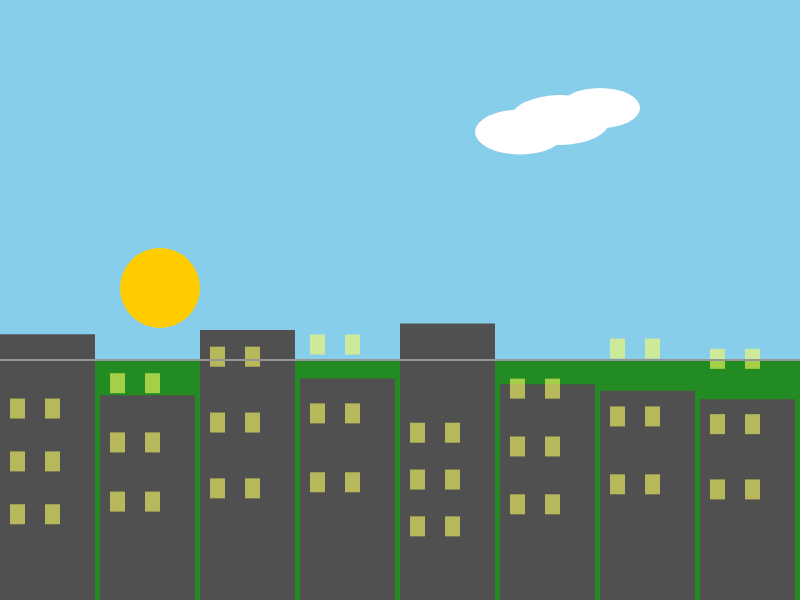
Frame 1 (no input)
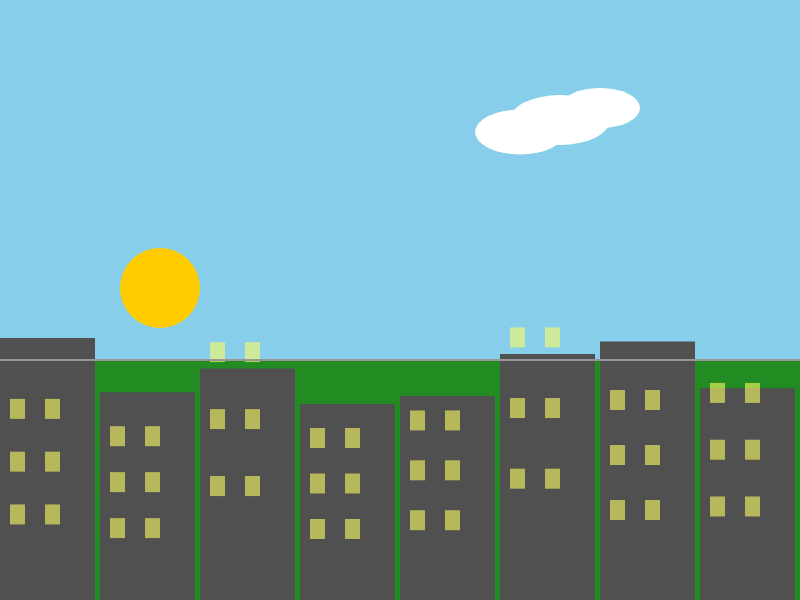
Frame 60 (no input)
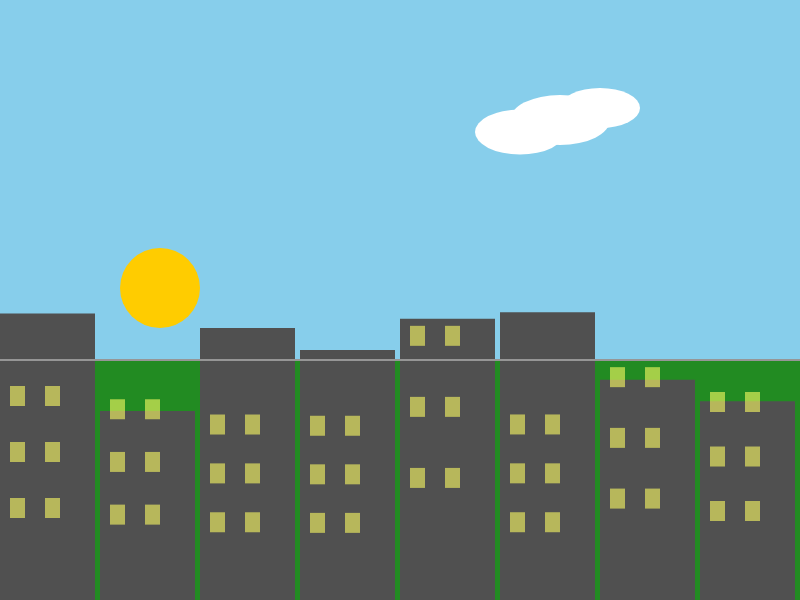
Frame 120 (the mouse pressed at the canvas centre since frame 60)

The p5.js sketch that drew these frames (run headless with seeded random() and noise() and a simulated clock; from frame 60 on, the mouse is pressed at the canvas centre):

// p5.js sketch
// ── sketch.js
let screenWidth = 800; // Largura da tela
let screenHeight = 600; // Altura da tela
let horizon = screenHeight * 0.6; // Linha do horizonte (60% da altura da tela)

function setup() {
  createCanvas(screenWidth, screenHeight);
  // Não desenhamos o background aqui para poder dividi-lo
}

function draw() {
  // --- Desenha o Campo ---
  // Céu do campo (ou parte superior da paisagem rural)
  background(135, 206, 235); // Azul claro para o céu

  // Grama
  fill(34, 139, 34); // Verde floresta
  noStroke();
  rect(0, horizon, screenWidth, screenHeight - horizon); // Retângulo da grama

  // Sol no campo
  fill(255, 204, 0); // Amarelo
  ellipse(screenWidth * 0.2, horizon * 0.8, 80, 80); // Círculo para o sol

  // --- Desenha a Cidade ---
  // Área da cidade (parte superior da tela)
  // Prédios (silhuetas cinzas)
  fill(80, 80, 80); // Cinza escuro para os prédios
  let numBuildings = 8;
  let buildingWidth = screenWidth / numBuildings;

  for (let i = 0; i < numBuildings; i++) {
    let buildingHeight = random(screenHeight * 0.3, screenHeight * 0.5); // Altura aleatória dos prédios
    rect(i * buildingWidth, screenHeight - buildingHeight, buildingWidth - 5, buildingHeight); // Retângulo do prédio
  }

  // Janelas (opcional, para dar mais detalhe aos prédios)
  fill(255, 255, 100, 150); // Amarelo claro e semi-transparente
  for (let i = 0; i < numBuildings; i++) {
    let buildingBaseX = i * buildingWidth;
    let buildingBaseY = screenHeight - random(screenHeight * 0.3, screenHeight * 0.5); // A altura base precisa ser consistente
    let currentBuildingHeight = screenHeight - buildingBaseY;

    // Desenha algumas janelas aleatoriamente
    for (let j = 0; j < 3; j++) { // 3 fileiras de janelas
      for (let k = 0; k < 2; k++) { // 2 janelas por fileira
        rect(buildingBaseX + 10 + k * (buildingWidth / 2 - 15),
             buildingBaseY + 10 + j * (currentBuildingHeight / 4),
             15, 20);
      }
    }
  }


  // Uma nuvem simples no céu da cidade
  fill(255, 255, 255); // Branco
  ellipse(screenWidth * 0.7, screenHeight * 0.2, 100, 50);
  ellipse(screenWidth * 0.75, screenHeight * 0.18, 80, 40);
  ellipse(screenWidth * 0.65, screenHeight * 0.22, 90, 45);

  // Linha divisória sutil entre campo e cidade
  stroke(150); // Cinza médio
  strokeWeight(2);
  line(0, horizon, screenWidth, horizon);
}

// Para executar este código:
// 1. Vá para o editor online do p5.js (editor.p5js.org).
// 2. Apague o código padrão que está lá.
// 3. Cole este código no editor.
// 4. Clique no botão "Play" para ver o resultado.
